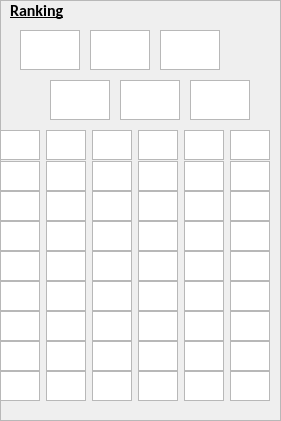
   <widget class="QFrame" name="ranking">
    <property name="geometry">
     <rect>
      <x>10</x>
      <y>10</y>
      <width>281</width>
      <height>421</height>
     </rect>
    </property>
    <property name="frameShape">
     <enum>QFrame::StyledPanel</enum>
    </property>
    <property name="frameShadow">
     <enum>QFrame::Raised</enum>
    </property>
    <widget class="QLabel" name="rank_label">
     <property name="geometry">
      <rect>
       <x>10</x>
       <y>0</y>
       <width>101</width>
       <height>21</height>
      </rect>
     </property>
     <property name="font">
      <font>
       <family>Calibri</family>
       <pointsize>12</pointsize>
       <weight>75</weight>
       <bold>true</bold>
       <underline>true</underline>
      </font>
     </property>
     <property name="text">
      <string>Ranking</string>
     </property>
    </widget>
    <widget class="QGraphicsView" name="pok1">
     <property name="geometry">
      <rect>
       <x>20</x>
       <y>30</y>
       <width>60</width>
       <height>40</height>
      </rect>
     </property>
    </widget>
    <widget class="QGraphicsView" name="pok2">
     <property name="geometry">
      <rect>
       <x>90</x>
       <y>30</y>
       <width>60</width>
       <height>40</height>
      </rect>
     </property>
    </widget>
    <widget class="QGraphicsView" name="pok3">
     <property name="geometry">
      <rect>
       <x>160</x>
       <y>30</y>
       <width>60</width>
       <height>40</height>
      </rect>
     </property>
    </widget>
    <widget class="QGraphicsView" name="pok5">
     <property name="geometry">
      <rect>
       <x>120</x>
       <y>80</y>
       <width>60</width>
       <height>40</height>
      </rect>
     </property>
    </widget>
    <widget class="QGraphicsView" name="pok4">
     <property name="geometry">
      <rect>
       <x>50</x>
       <y>80</y>
       <width>60</width>
       <height>40</height>
      </rect>
     </property>
    </widget>
    <widget class="QGraphicsView" name="pok6">
     <property name="geometry">
      <rect>
       <x>190</x>
       <y>80</y>
       <width>60</width>
       <height>40</height>
      </rect>
     </property>
    </widget>
    <widget class="QWidget" name="horizontalLayoutWidget">
     <property name="geometry">
      <rect>
       <x>0</x>
       <y>130</y>
       <width>272</width>
       <height>31</height>
      </rect>
     </property>
     <layout class="QHBoxLayout" name="rank2">
      <item>
       <widget class="QGraphicsView" name="rpoke1_1">
        <property name="minimumSize">
         <size>
          <width>40</width>
          <height>30</height>
         </size>
        </property>
        <property name="maximumSize">
         <size>
          <width>40</width>
          <height>30</height>
         </size>
        </property>
        <property name="baseSize">
         <size>
          <width>40</width>
          <height>40</height>
         </size>
        </property>
       </widget>
      </item>
      <item>
       <widget class="QGraphicsView" name="rpoke2_1">
        <property name="minimumSize">
         <size>
          <width>40</width>
          <height>30</height>
         </size>
        </property>
        <property name="maximumSize">
         <size>
          <width>40</width>
          <height>30</height>
         </size>
        </property>
        <property name="baseSize">
         <size>
          <width>40</width>
          <height>40</height>
         </size>
        </property>
       </widget>
      </item>
      <item>
       <widget class="QGraphicsView" name="rpoke3_1">
        <property name="minimumSize">
         <size>
          <width>40</width>
          <height>30</height>
         </size>
        </property>
        <property name="maximumSize">
         <size>
          <width>40</width>
          <height>30</height>
         </size>
        </property>
        <property name="baseSize">
         <size>
          <width>40</width>
          <height>40</height>
         </size>
        </property>
       </widget>
      </item>
      <item>
       <widget class="QGraphicsView" name="rpoke4_1">
        <property name="minimumSize">
         <size>
          <width>40</width>
          <height>30</height>
         </size>
        </property>
        <property name="maximumSize">
         <size>
          <width>40</width>
          <height>30</height>
         </size>
        </property>
        <property name="baseSize">
         <size>
          <width>40</width>
          <height>40</height>
         </size>
        </property>
       </widget>
      </item>
      <item>
       <widget class="QGraphicsView" name="rpoke5_1">
        <property name="minimumSize">
         <size>
          <width>40</width>
          <height>30</height>
         </size>
        </property>
        <property name="maximumSize">
         <size>
          <width>40</width>
          <height>30</height>
         </size>
        </property>
        <property name="baseSize">
         <size>
          <width>40</width>
          <height>40</height>
         </size>
        </property>
       </widget>
      </item>
      <item>
       <widget class="QGraphicsView" name="rpoke6_1">
        <property name="minimumSize">
         <size>
          <width>40</width>
          <height>30</height>
         </size>
        </property>
        <property name="maximumSize">
         <size>
          <width>40</width>
          <height>30</height>
         </size>
        </property>
        <property name="baseSize">
         <size>
          <width>40</width>
          <height>40</height>
         </size>
        </property>
       </widget>
      </item>
     </layout>
    </widget>
    <widget class="QWidget" name="horizontalLayoutWidget_2">
     <property name="geometry">
      <rect>
       <x>0</x>
       <y>160</y>
       <width>272</width>
       <height>32</height>
      </rect>
     </property>
     <layout class="QHBoxLayout" name="rank3">
      <item>
       <widget class="QGraphicsView" name="rpoke1_2">
        <property name="minimumSize">
         <size>
          <width>40</width>
          <height>30</height>
         </size>
        </property>
        <property name="maximumSize">
         <size>
          <width>40</width>
          <height>30</height>
         </size>
        </property>
        <property name="baseSize">
         <size>
          <width>40</width>
          <height>40</height>
         </size>
        </property>
       </widget>
      </item>
      <item>
       <widget class="QGraphicsView" name="rpoke2_2">
        <property name="minimumSize">
         <size>
          <width>40</width>
          <height>30</height>
         </size>
        </property>
        <property name="maximumSize">
         <size>
          <width>40</width>
          <height>30</height>
         </size>
        </property>
        <property name="baseSize">
         <size>
          <width>40</width>
          <height>40</height>
         </size>
        </property>
       </widget>
      </item>
      <item>
       <widget class="QGraphicsView" name="rpoke3_2">
        <property name="minimumSize">
         <size>
          <width>40</width>
          <height>30</height>
         </size>
        </property>
        <property name="maximumSize">
         <size>
          <width>40</width>
          <height>30</height>
         </size>
        </property>
        <property name="baseSize">
         <size>
          <width>40</width>
          <height>40</height>
         </size>
        </property>
       </widget>
      </item>
      <item>
       <widget class="QGraphicsView" name="rpoke4_2">
        <property name="minimumSize">
         <size>
          <width>40</width>
          <height>30</height>
         </size>
        </property>
        <property name="maximumSize">
         <size>
          <width>40</width>
          <height>30</height>
         </size>
        </property>
        <property name="baseSize">
         <size>
          <width>40</width>
          <height>40</height>
         </size>
        </property>
       </widget>
      </item>
      <item>
       <widget class="QGraphicsView" name="rpoke5_2">
        <property name="minimumSize">
         <size>
          <width>40</width>
          <height>30</height>
         </size>
        </property>
        <property name="maximumSize">
         <size>
          <width>40</width>
          <height>30</height>
         </size>
        </property>
        <property name="baseSize">
         <size>
          <width>40</width>
          <height>40</height>
         </size>
        </property>
       </widget>
      </item>
      <item>
       <widget class="QGraphicsView" name="rpoke6_2">
        <property name="minimumSize">
         <size>
          <width>40</width>
          <height>30</height>
         </size>
        </property>
        <property name="maximumSize">
         <size>
          <width>40</width>
          <height>30</height>
         </size>
        </property>
        <property name="baseSize">
         <size>
          <width>40</width>
          <height>40</height>
         </size>
        </property>
       </widget>
      </item>
     </layout>
    </widget>
    <widget class="QWidget" name="horizontalLayoutWidget_3">
     <property name="geometry">
      <rect>
       <x>0</x>
       <y>190</y>
       <width>272</width>
       <height>32</height>
      </rect>
     </property>
     <layout class="QHBoxLayout" name="rank4">
      <item>
       <widget class="QGraphicsView" name="rpoke1_3">
        <property name="minimumSize">
         <size>
          <width>40</width>
          <height>30</height>
         </size>
        </property>
        <property name="maximumSize">
         <size>
          <width>40</width>
          <height>30</height>
         </size>
        </property>
        <property name="baseSize">
         <size>
          <width>40</width>
          <height>40</height>
         </size>
        </property>
       </widget>
      </item>
      <item>
       <widget class="QGraphicsView" name="rpoke2_3">
        <property name="minimumSize">
         <size>
          <width>40</width>
          <height>30</height>
         </size>
        </property>
        <property name="maximumSize">
         <size>
          <width>40</width>
          <height>30</height>
         </size>
        </property>
        <property name="baseSize">
         <size>
          <width>40</width>
          <height>40</height>
         </size>
        </property>
       </widget>
      </item>
      <item>
       <widget class="QGraphicsView" name="rpoke3_3">
        <property name="minimumSize">
         <size>
          <width>40</width>
          <height>30</height>
         </size>
        </property>
        <property name="maximumSize">
         <size>
          <width>40</width>
          <height>30</height>
         </size>
        </property>
        <property name="baseSize">
         <size>
          <width>40</width>
          <height>40</height>
         </size>
        </property>
       </widget>
      </item>
      <item>
       <widget class="QGraphicsView" name="rpoke4_3">
        <property name="minimumSize">
         <size>
          <width>40</width>
          <height>30</height>
         </size>
        </property>
        <property name="maximumSize">
         <size>
          <width>40</width>
          <height>30</height>
         </size>
        </property>
        <property name="baseSize">
         <size>
          <width>40</width>
          <height>40</height>
         </size>
        </property>
       </widget>
      </item>
      <item>
       <widget class="QGraphicsView" name="rpoke5_3">
        <property name="minimumSize">
         <size>
          <width>40</width>
          <height>30</height>
         </size>
        </property>
        <property name="maximumSize">
         <size>
          <width>40</width>
          <height>30</height>
         </size>
        </property>
        <property name="baseSize">
         <size>
          <width>40</width>
          <height>40</height>
         </size>
        </property>
       </widget>
      </item>
      <item>
       <widget class="QGraphicsView" name="rpoke6_3">
        <property name="minimumSize">
         <size>
          <width>40</width>
          <height>30</height>
         </size>
        </property>
        <property name="maximumSize">
         <size>
          <width>40</width>
          <height>30</height>
         </size>
        </property>
        <property name="baseSize">
         <size>
          <width>40</width>
          <height>40</height>
         </size>
        </property>
       </widget>
      </item>
     </layout>
    </widget>
    <widget class="QWidget" name="horizontalLayoutWidget_4">
     <property name="geometry">
      <rect>
       <x>0</x>
       <y>220</y>
       <width>272</width>
       <height>32</height>
      </rect>
     </property>
     <layout class="QHBoxLayout" name="rank5">
      <item>
       <widget class="QGraphicsView" name="rpoke1_4">
        <property name="minimumSize">
         <size>
          <width>40</width>
          <height>30</height>
         </size>
        </property>
        <property name="maximumSize">
         <size>
          <width>40</width>
          <height>30</height>
         </size>
        </property>
        <property name="baseSize">
         <size>
          <width>40</width>
          <height>40</height>
         </size>
        </property>
       </widget>
      </item>
      <item>
       <widget class="QGraphicsView" name="rpoke2_4">
        <property name="minimumSize">
         <size>
          <width>40</width>
          <height>30</height>
         </size>
        </property>
        <property name="maximumSize">
         <size>
          <width>40</width>
          <height>30</height>
         </size>
        </property>
        <property name="baseSize">
         <size>
          <width>40</width>
          <height>40</height>
         </size>
        </property>
       </widget>
      </item>
      <item>
       <widget class="QGraphicsView" name="rpoke3_4">
        <property name="minimumSize">
         <size>
          <width>40</width>
          <height>30</height>
         </size>
        </property>
        <property name="maximumSize">
         <size>
          <width>40</width>
          <height>30</height>
         </size>
        </property>
        <property name="baseSize">
         <size>
          <width>40</width>
          <height>40</height>
         </size>
        </property>
       </widget>
      </item>
      <item>
       <widget class="QGraphicsView" name="rpoke4_4">
        <property name="minimumSize">
         <size>
          <width>40</width>
          <height>30</height>
         </size>
        </property>
        <property name="maximumSize">
         <size>
          <width>40</width>
          <height>30</height>
         </size>
        </property>
        <property name="baseSize">
         <size>
          <width>40</width>
          <height>40</height>
         </size>
        </property>
       </widget>
      </item>
      <item>
       <widget class="QGraphicsView" name="rpoke5_4">
        <property name="minimumSize">
         <size>
          <width>40</width>
          <height>30</height>
         </size>
        </property>
        <property name="maximumSize">
         <size>
          <width>40</width>
          <height>30</height>
         </size>
        </property>
        <property name="baseSize">
         <size>
          <width>40</width>
          <height>40</height>
         </size>
        </property>
       </widget>
      </item>
      <item>
       <widget class="QGraphicsView" name="rpoke6_4">
        <property name="minimumSize">
         <size>
          <width>40</width>
          <height>30</height>
         </size>
        </property>
        <property name="maximumSize">
         <size>
          <width>40</width>
          <height>30</height>
         </size>
        </property>
        <property name="baseSize">
         <size>
          <width>40</width>
          <height>40</height>
         </size>
        </property>
       </widget>
      </item>
     </layout>
    </widget>
    <widget class="QWidget" name="horizontalLayoutWidget_5">
     <property name="geometry">
      <rect>
       <x>0</x>
       <y>250</y>
       <width>272</width>
       <height>32</height>
      </rect>
     </property>
     <layout class="QHBoxLayout" name="rank6">
      <item>
       <widget class="QGraphicsView" name="rpoke1_5">
        <property name="minimumSize">
         <size>
          <width>40</width>
          <height>30</height>
         </size>
        </property>
        <property name="maximumSize">
         <size>
          <width>40</width>
          <height>30</height>
         </size>
        </property>
        <property name="baseSize">
         <size>
          <width>40</width>
          <height>40</height>
         </size>
        </property>
       </widget>
      </item>
      <item>
       <widget class="QGraphicsView" name="rpoke2_5">
        <property name="minimumSize">
         <size>
          <width>40</width>
          <height>30</height>
         </size>
        </property>
        <property name="maximumSize">
         <size>
          <width>40</width>
          <height>30</height>
         </size>
        </property>
        <property name="baseSize">
         <size>
          <width>40</width>
          <height>40</height>
         </size>
        </property>
       </widget>
      </item>
      <item>
       <widget class="QGraphicsView" name="rpoke3_5">
        <property name="minimumSize">
         <size>
          <width>40</width>
          <height>30</height>
         </size>
        </property>
        <property name="maximumSize">
         <size>
          <width>40</width>
          <height>30</height>
         </size>
        </property>
        <property name="baseSize">
         <size>
          <width>40</width>
          <height>40</height>
         </size>
        </property>
       </widget>
      </item>
      <item>
       <widget class="QGraphicsView" name="rpoke4_5">
        <property name="minimumSize">
         <size>
          <width>40</width>
          <height>30</height>
         </size>
        </property>
        <property name="maximumSize">
         <size>
          <width>40</width>
          <height>30</height>
         </size>
        </property>
        <property name="baseSize">
         <size>
          <width>40</width>
          <height>40</height>
         </size>
        </property>
       </widget>
      </item>
      <item>
       <widget class="QGraphicsView" name="rpoke5_5">
        <property name="minimumSize">
         <size>
          <width>40</width>
          <height>30</height>
         </size>
        </property>
        <property name="maximumSize">
         <size>
          <width>40</width>
          <height>30</height>
         </size>
        </property>
        <property name="baseSize">
         <size>
          <width>40</width>
          <height>40</height>
         </size>
        </property>
       </widget>
      </item>
      <item>
       <widget class="QGraphicsView" name="rpoke6_5">
        <property name="minimumSize">
         <size>
          <width>40</width>
          <height>30</height>
         </size>
        </property>
        <property name="maximumSize">
         <size>
          <width>40</width>
          <height>30</height>
         </size>
        </property>
        <property name="baseSize">
         <size>
          <width>40</width>
          <height>40</height>
         </size>
        </property>
       </widget>
      </item>
     </layout>
    </widget>
    <widget class="QWidget" name="horizontalLayoutWidget_6">
     <property name="geometry">
      <rect>
       <x>0</x>
       <y>280</y>
       <width>272</width>
       <height>32</height>
      </rect>
     </property>
     <layout class="QHBoxLayout" name="rank7">
      <item>
       <widget class="QGraphicsView" name="rpoke1_6">
        <property name="minimumSize">
         <size>
          <width>40</width>
          <height>30</height>
         </size>
        </property>
        <property name="maximumSize">
         <size>
          <width>40</width>
          <height>30</height>
         </size>
        </property>
        <property name="baseSize">
         <size>
          <width>40</width>
          <height>40</height>
         </size>
        </property>
       </widget>
      </item>
      <item>
       <widget class="QGraphicsView" name="rpoke2_6">
        <property name="minimumSize">
         <size>
          <width>40</width>
          <height>30</height>
         </size>
        </property>
        <property name="maximumSize">
         <size>
          <width>40</width>
          <height>30</height>
         </size>
        </property>
        <property name="baseSize">
         <size>
          <width>40</width>
          <height>40</height>
         </size>
        </property>
       </widget>
      </item>
      <item>
       <widget class="QGraphicsView" name="rpoke3_6">
        <property name="minimumSize">
         <size>
          <width>40</width>
          <height>30</height>
         </size>
        </property>
        <property name="maximumSize">
         <size>
          <width>40</width>
          <height>30</height>
         </size>
        </property>
        <property name="baseSize">
         <size>
          <width>40</width>
          <height>40</height>
         </size>
        </property>
       </widget>
      </item>
      <item>
       <widget class="QGraphicsView" name="rpoke4_6">
        <property name="minimumSize">
         <size>
          <width>40</width>
          <height>30</height>
         </size>
        </property>
        <property name="maximumSize">
         <size>
          <width>40</width>
          <height>30</height>
         </size>
        </property>
        <property name="baseSize">
         <size>
          <width>40</width>
          <height>40</height>
         </size>
        </property>
       </widget>
      </item>
      <item>
       <widget class="QGraphicsView" name="rpoke5_6">
        <property name="minimumSize">
         <size>
          <width>40</width>
          <height>30</height>
         </size>
        </property>
        <property name="maximumSize">
         <size>
          <width>40</width>
          <height>30</height>
         </size>
        </property>
        <property name="baseSize">
         <size>
          <width>40</width>
          <height>40</height>
         </size>
        </property>
       </widget>
      </item>
      <item>
       <widget class="QGraphicsView" name="rpoke6_6">
        <property name="minimumSize">
         <size>
          <width>40</width>
          <height>30</height>
         </size>
        </property>
        <property name="maximumSize">
         <size>
          <width>40</width>
          <height>30</height>
         </size>
        </property>
        <property name="baseSize">
         <size>
          <width>40</width>
          <height>40</height>
         </size>
        </property>
       </widget>
      </item>
     </layout>
    </widget>
    <widget class="QWidget" name="horizontalLayoutWidget_7">
     <property name="geometry">
      <rect>
       <x>0</x>
       <y>310</y>
       <width>272</width>
       <height>32</height>
      </rect>
     </property>
     <layout class="QHBoxLayout" name="rank8">
      <item>
       <widget class="QGraphicsView" name="rpoke1_7">
        <property name="minimumSize">
         <size>
          <width>40</width>
          <height>30</height>
         </size>
        </property>
        <property name="maximumSize">
         <size>
          <width>40</width>
          <height>30</height>
         </size>
        </property>
        <property name="baseSize">
         <size>
          <width>40</width>
          <height>40</height>
         </size>
        </property>
       </widget>
      </item>
      <item>
       <widget class="QGraphicsView" name="rpoke2_7">
        <property name="minimumSize">
         <size>
          <width>40</width>
          <height>30</height>
         </size>
        </property>
        <property name="maximumSize">
         <size>
          <width>40</width>
          <height>30</height>
         </size>
        </property>
        <property name="baseSize">
         <size>
          <width>40</width>
          <height>40</height>
         </size>
        </property>
       </widget>
      </item>
      <item>
       <widget class="QGraphicsView" name="rpoke3_7">
        <property name="minimumSize">
         <size>
          <width>40</width>
          <height>30</height>
         </size>
        </property>
        <property name="maximumSize">
         <size>
          <width>40</width>
          <height>30</height>
         </size>
        </property>
        <property name="baseSize">
         <size>
          <width>40</width>
          <height>40</height>
         </size>
        </property>
       </widget>
      </item>
      <item>
       <widget class="QGraphicsView" name="rpoke4_7">
        <property name="minimumSize">
         <size>
          <width>40</width>
          <height>30</height>
         </size>
        </property>
        <property name="maximumSize">
         <size>
          <width>40</width>
          <height>30</height>
         </size>
        </property>
        <property name="baseSize">
         <size>
          <width>40</width>
          <height>40</height>
         </size>
        </property>
       </widget>
      </item>
      <item>
       <widget class="QGraphicsView" name="rpoke5_7">
        <property name="minimumSize">
         <size>
          <width>40</width>
          <height>30</height>
         </size>
        </property>
        <property name="maximumSize">
         <size>
          <width>40</width>
          <height>30</height>
         </size>
        </property>
        <property name="baseSize">
         <size>
          <width>40</width>
          <height>40</height>
         </size>
        </property>
       </widget>
      </item>
      <item>
       <widget class="QGraphicsView" name="rpoke6_7">
        <property name="minimumSize">
         <size>
          <width>40</width>
          <height>30</height>
         </size>
        </property>
        <property name="maximumSize">
         <size>
          <width>40</width>
          <height>30</height>
         </size>
        </property>
        <property name="baseSize">
         <size>
          <width>40</width>
          <height>40</height>
         </size>
        </property>
       </widget>
      </item>
     </layout>
    </widget>
    <widget class="QWidget" name="horizontalLayoutWidget_8">
     <property name="geometry">
      <rect>
       <x>0</x>
       <y>340</y>
       <width>272</width>
       <height>32</height>
      </rect>
     </property>
     <layout class="QHBoxLayout" name="rank9">
      <item>
       <widget class="QGraphicsView" name="rpoke1_8">
        <property name="minimumSize">
         <size>
          <width>40</width>
          <height>30</height>
         </size>
        </property>
        <property name="maximumSize">
         <size>
          <width>40</width>
          <height>30</height>
         </size>
        </property>
        <property name="baseSize">
         <size>
          <width>40</width>
          <height>40</height>
         </size>
        </property>
       </widget>
      </item>
      <item>
       <widget class="QGraphicsView" name="rpoke2_8">
        <property name="minimumSize">
         <size>
          <width>40</width>
          <height>30</height>
         </size>
        </property>
        <property name="maximumSize">
         <size>
          <width>40</width>
          <height>30</height>
         </size>
        </property>
        <property name="baseSize">
         <size>
          <width>40</width>
          <height>40</height>
         </size>
        </property>
       </widget>
      </item>
      <item>
       <widget class="QGraphicsView" name="rpoke3_8">
        <property name="minimumSize">
         <size>
          <width>40</width>
          <height>30</height>
         </size>
        </property>
        <property name="maximumSize">
         <size>
          <width>40</width>
          <height>30</height>
         </size>
        </property>
        <property name="baseSize">
         <size>
          <width>40</width>
          <height>40</height>
         </size>
        </property>
       </widget>
      </item>
      <item>
       <widget class="QGraphicsView" name="rpoke4_8">
        <property name="minimumSize">
         <size>
          <width>40</width>
          <height>30</height>
         </size>
        </property>
        <property name="maximumSize">
         <size>
          <width>40</width>
          <height>30</height>
         </size>
        </property>
        <property name="baseSize">
         <size>
          <width>40</width>
          <height>40</height>
         </size>
        </property>
       </widget>
      </item>
      <item>
       <widget class="QGraphicsView" name="rpoke5_8">
        <property name="minimumSize">
         <size>
          <width>40</width>
          <height>30</height>
         </size>
        </property>
        <property name="maximumSize">
         <size>
          <width>40</width>
          <height>30</height>
         </size>
        </property>
        <property name="baseSize">
         <size>
          <width>40</width>
          <height>40</height>
         </size>
        </property>
       </widget>
      </item>
      <item>
       <widget class="QGraphicsView" name="rpoke6_8">
        <property name="minimumSize">
         <size>
          <width>40</width>
          <height>30</height>
         </size>
        </property>
        <property name="maximumSize">
         <size>
          <width>40</width>
          <height>30</height>
         </size>
        </property>
        <property name="baseSize">
         <size>
          <width>40</width>
          <height>40</height>
         </size>
        </property>
       </widget>
      </item>
     </layout>
    </widget>
    <widget class="QWidget" name="horizontalLayoutWidget_9">
     <property name="geometry">
      <rect>
       <x>0</x>
       <y>370</y>
       <width>272</width>
       <height>32</height>
      </rect>
     </property>
     <layout class="QHBoxLayout" name="rank10">
      <item>
       <widget class="QGraphicsView" name="rpoke1_9">
        <property name="minimumSize">
         <size>
          <width>40</width>
          <height>30</height>
         </size>
        </property>
        <property name="maximumSize">
         <size>
          <width>40</width>
          <height>30</height>
         </size>
        </property>
        <property name="baseSize">
         <size>
          <width>40</width>
          <height>40</height>
         </size>
        </property>
       </widget>
      </item>
      <item>
       <widget class="QGraphicsView" name="rpoke2_9">
        <property name="minimumSize">
         <size>
          <width>40</width>
          <height>30</height>
         </size>
        </property>
        <property name="maximumSize">
         <size>
          <width>40</width>
          <height>30</height>
         </size>
        </property>
        <property name="baseSize">
         <size>
          <width>40</width>
          <height>40</height>
         </size>
        </property>
       </widget>
      </item>
      <item>
       <widget class="QGraphicsView" name="rpoke3_9">
        <property name="minimumSize">
         <size>
          <width>40</width>
          <height>30</height>
         </size>
        </property>
        <property name="maximumSize">
         <size>
          <width>40</width>
          <height>30</height>
         </size>
        </property>
        <property name="baseSize">
         <size>
          <width>40</width>
          <height>40</height>
         </size>
        </property>
       </widget>
      </item>
      <item>
       <widget class="QGraphicsView" name="rpoke4_9">
        <property name="minimumSize">
         <size>
          <width>40</width>
          <height>30</height>
         </size>
        </property>
        <property name="maximumSize">
         <size>
          <width>40</width>
          <height>30</height>
         </size>
        </property>
        <property name="baseSize">
         <size>
          <width>40</width>
          <height>40</height>
         </size>
        </property>
       </widget>
      </item>
      <item>
       <widget class="QGraphicsView" name="rpoke5_9">
        <property name="minimumSize">
         <size>
          <width>40</width>
          <height>30</height>
         </size>
        </property>
        <property name="maximumSize">
         <size>
          <width>40</width>
          <height>30</height>
         </size>
        </property>
        <property name="baseSize">
         <size>
          <width>40</width>
          <height>40</height>
         </size>
        </property>
       </widget>
      </item>
      <item>
       <widget class="QGraphicsView" name="rpoke6_9">
        <property name="minimumSize">
         <size>
          <width>40</width>
          <height>30</height>
         </size>
        </property>
        <property name="maximumSize">
         <size>
          <width>40</width>
          <height>30</height>
         </size>
        </property>
        <property name="baseSize">
         <size>
          <width>40</width>
          <height>40</height>
         </size>
        </property>
       </widget>
      </item>
     </layout>
    </widget>
   </widget>
